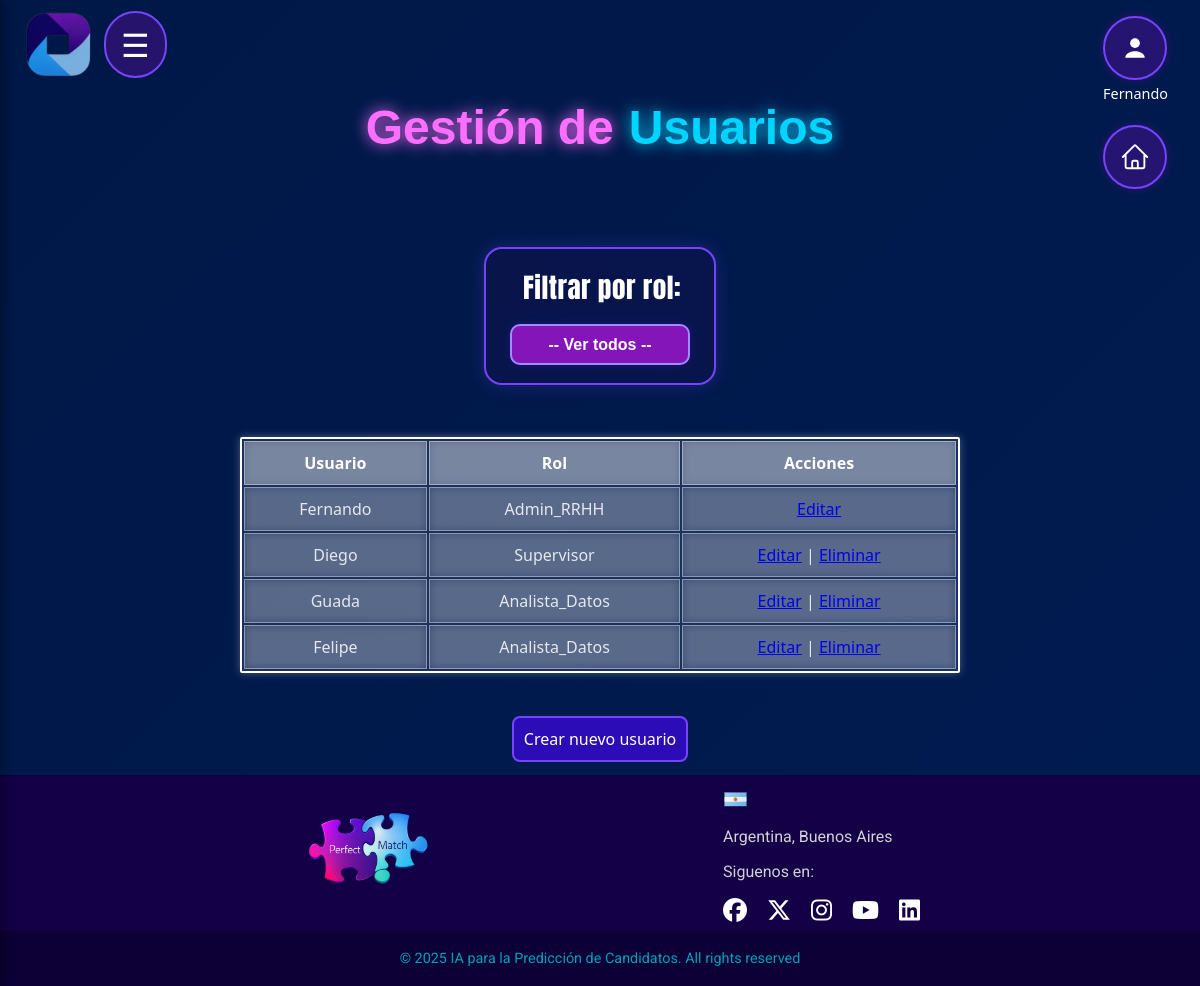
Screenshot of /gestionar_usuarios (signed in) with the database file from the repository.
### app.py (models this page shows)
class Usuario(db.Model):
    __tablename__ = 'usuario'
    id = db.Column(db.Integer, primary_key=True)
    username = db.Column(db.String(100), nullable=False, unique=True)
    password = db.Column(db.String(100), nullable=False)
    type = db.Column(db.String(50), nullable=False)

### app.py (the view)
@app.route('/gestionar_usuarios', methods=['GET', 'POST'])
@login_required(roles=["Admin_RRHH"])
def gestionar_usuarios():
    filtro = request.args.get('rol')
    if filtro:
        usuarios = Usuario.query.filter(Usuario.type == filtro).all()
    else:
        usuarios = Usuario.query.all()
    return render_template('gestionarUsuarios.html', usuarios=usuarios, filtro=filtro)

### app.py (called while the page is built)
def login_required(roles=None):
    def decorator(f):
        @wraps(f)
        def wrapped(*args, **kwargs):
            if 'username' not in session:
                return redirect(url_for('login'))
            if roles and session.get('type') not in roles:
                return "Acceso no autorizado"
            return f(*args, **kwargs)
        return wrapped
    return decorator

### templates/gestionarUsuarios.html (shortened to what this page needs)
<!DOCTYPE html>
<html lang="es">
<head>
  <link rel="stylesheet" href="{{ url_for('static', filename='gestionarUsuarios.css') }}">
  <link rel="stylesheet" href="https://cdnjs.cloudflare.com/ajax/libs/font-awesome/6.5.0/css/all.min.css">
  <link rel="stylesheet" href="{{ url_for('static', filename='css/header_general.css') }}">
  <link rel="stylesheet" href="{{ url_for('static', filename='css/menu.css') }}">
  <link rel="stylesheet" href="{{ url_for('static', filename='css/footer.css') }}">
  <link rel="stylesheet" href="{{ url_for('static', filename='css/fragments/particles.css') }}">
  <link rel="stylesheet" href="{{ url_for('static', filename='css/fragments/titles.css') }}">
</head>
<body>
  {% include "fragments/particles.html" %}
  {% include "layout/header_general.html" %}
  {% include "layout/menu.html" %}
  <h1><p class="title-perfect-violet">Gestión de </p><p class="title-match-blue">Usuarios</p></h1>
  <form method="GET" action="{{ url_for('gestionar_usuarios') }}">
    <label class="filtro-label">Filtrar por rol:</label>
    <select name="rol" class="custom-select" onchange="this.form.submit()">
      <option value="">-- Ver todos --</option>
    </select>
  </form>
  <table>
    <thead>
      <tr>
        <th>Usuario</th>
        <th>Rol</th>
        <th>Acciones</th>
      </tr>
    </thead>
    <tbody>
      {% for u in usuarios %}
      <tr>
        <td>{{ u.username }}</td>
        <td>{{ u.type }}</td>
        <td>
          <a href="{{ url_for('editar_usuario', id=u.id, type=u.type) }}"> Editar</a>
          {% if u.type != "Admin_RRHH" %}
          | <a href="{{ url_for('eliminar_usuario', id=u.id) }}"
            onclick="return confirm('¿Eliminar usuario?')">Eliminar</a>
          {% endif %}
        </td>
      </tr>
      {% endfor %}
    </tbody>
  </table>
  <div class="submenu">
    <a href="{{ url_for('crear_usuario') }}">Crear nuevo usuario</a>
  </div>
  {% include "layout/footer.html" %}
</body>
</html>

### templates/layout/header_general.html (shortened to what this page needs)
<header>
    <div>
        <img class="logo" src="{{ url_for('static', filename='images/logoApptitudAI.png') }}" alt="Logo de ApptitudAI">
    </div>
    <div class="user-menu-wrapper">
        <label for="user-toggle" class="user-main">
            <div class="user-button">
                <svg viewBox="0 0 16 16" xmlns="http://www.w3.org/2000/svg" width="26" height="26">
                    <circle cx="8" cy="5" r="3" fill="#ffffff" />
                    <path d="M2 14c0-3 4-4 6-4s6 1 6 4" fill="#ffffff" />
                </svg>
            </div>
            <div class="user-name">
                <p style="color: white; margin: 4px 0 0 0; font-size: 0.9rem;">{{ session.get('username') }}</p>
            </div>
        </label>
        {% if show_home_icon is not defined or show_home_icon %}
        <a href="{{ url_for('predecir') }}" class="user-main" title="Volver al inicio" style="margin-left: 18px; margin-top: 0;">
            <div class="user-button">
            </div>
        </a>
        {% endif %}
    </div>
</header>

### static/gestionarUsuarios.css (style rules this page uses)
html { background: #5A189A; }
body { display: flex; flex-direction: column; justify-content: center; align-items: center; min-height: 100vh; margin: 0; padding: 0; font-family: 'Segoe UI', sans-serif; background: linear-gradient(135deg, #001847, #011d55, #2a0047, #390061); background-size: 400% 400%; animation: gradient 15s ease infinite; }
h1 { font-family: "Erica One", sans-serif; font-size: 3rem; width: fit-content; text-align: center; border-radius: 32px; border: none; color: #fefefe; text-shadow: -3px 3px 0px #49007e, 3px -3px 0px #2f00d9; transition: all 0.3s ease-in-out; min-width: 100%; display: flex; align-items: center; justify-content: center; gap: 15px; margin-top: 5rem; padding: 0; position: relative; }
form { animation: elevar 2s ease-out forwards; margin: 2.5rem auto 2rem auto; padding: 18px 24px; border-radius: 18px; max-width: 340px; background: rgba(44,0,80,0.18); border: 2px solid #7644ff; box-shadow: 0 0 16px #7644ff44; text-align: center; }
.filtro-label { font-family: 'Space Grotesk', sans-serif; font-size: 1.2rem; color: #a259ff; margin-bottom: 8px; display: block; font-weight: 600; letter-spacing: 0.5px; }
.custom-select { background-color: #3815b8; color: #fff; border: 2px solid #a18cff; border-radius: 10px; padding: 10px 15px; font-size: 1rem; margin-top: 8px; margin-bottom: 0; appearance: none; -webkit-appearance: none; -moz-appearance: none; cursor: pointer; text-align: center; text-align-last: center; box-shadow: 0 0 10px rgba(56, 21, 184, 0.4); transition: background-color 0.3s, box-shadow 0.3s; }
.custom-select option { background-color: #3815b8; color: #fff; text-align: center; }
input, select, button { text-decoration: none; color: rgba(255, 255, 255, 0.8); font-size: 1.2rem; font-weight: bold; margin: 10px auto; padding: 12px 14px; border-radius: 8px; background-color: rgba(255, 255, 255, 0.2); border: none; transition: all 0.3s ease-in-out; width: 180px; }
.filtro-label { display: block; font-family: 'Anton', sans-serif; font-size: 1.7rem; font-weight: 500; color: #ffffff; margin-bottom: 0.5rem; padding-left: 4px; transition: color 0.3s ease; }
.custom-select { background-color: #8415b8; color: white; border: 2px solid #a18cff; border-radius: 10px; padding: 10px 15px; font-size: 1rem; appearance: none; -webkit-appearance: none; -moz-appearance: none; cursor: pointer; text-align: center; text-align-last: center; box-shadow: 0 0 10px rgba(56, 21, 184, 0.4); transition: background-color 0.3s ease, box-shadow 0.3s ease; }
.custom-select option { background-color: #3815b8; color: white; text-align: center; }
table { max-width: 60%; width: 100%; border-collapse: separate; background-color: rgba(255, 255, 255, 0.1); color: rgba(255, 255, 255, 0.85); border-radius: 2px; border: 2px solid #fff; box-shadow: 0 0 8px rgba(255, 255, 255, 0.3); transition: all 0.3s ease-in-out; animation: elevar 2s ease-out forwards; margin-bottom: 30px; margin-left: auto; margin-right: auto; margin-top: 20px; }
table th, table td { padding: 10px 14px; text-align: center; border: 1px solid rgba(255, 255, 255, 0.4); backdrop-filter: blur(4px); }
table th { background-color: rgba(255, 255, 255, 0.2); color: #fff; font-weight: bold; }
table tr:nth-child(even), table tr:nth-child(odd) { background-color: rgba(255, 255, 255, 0.1); }

### static/css/header_general.css (style rules this page uses)
header { display: flex; flex-wrap: nowrap; align-items: center; justify-content: space-between; width: 100%; box-sizing: border-box; top: 0; z-index: 10; position: absolute; padding: 10px 20px; background-color: transparent; }
.logo { margin-left: 5px; max-height: 70px; max-width: 100%; }
.user-menu-wrapper { top: 1rem; right: 2rem; position: fixed; }
.user-main { cursor: pointer; }
.user-button { background-color: rgba(183, 0, 255, 0.2); border: 2px solid #7644ff; box-shadow: 0 0 8px rgba(161, 0, 201, 0.3); border-radius: 50%; width: 60px; height: 60px; display: flex; align-items: center; justify-content: center; transition: background-color 0.3s; }

### static/css/menu.css (style rules this page uses)
.submenu { padding: 10px 20px; display: flex; flex-direction: column; }
.submenu a { background-color: rgb(43, 12, 182); padding: 10px; border-radius: 8px; border: 2px solid #7644ff; margin: 3px 0; color: #ffffff; text-decoration: none; transition: all 0.2s ease-out; }
.user-name { text-align: center; }

### static/css/footer.css (style rules this page uses)
html, body { scrollbar-width: thin; scrollbar-color: #7644ff #1a085a; }

### rows the page displays
Usuario: get "Fernando", username "Fernando", type "Admin_RRHH"
Usuario: username "Diego", type "Supervisor"
Usuario: username "Guada", type "Analista_Datos"
Usuario: username "Felipe", type "Analista_Datos"
